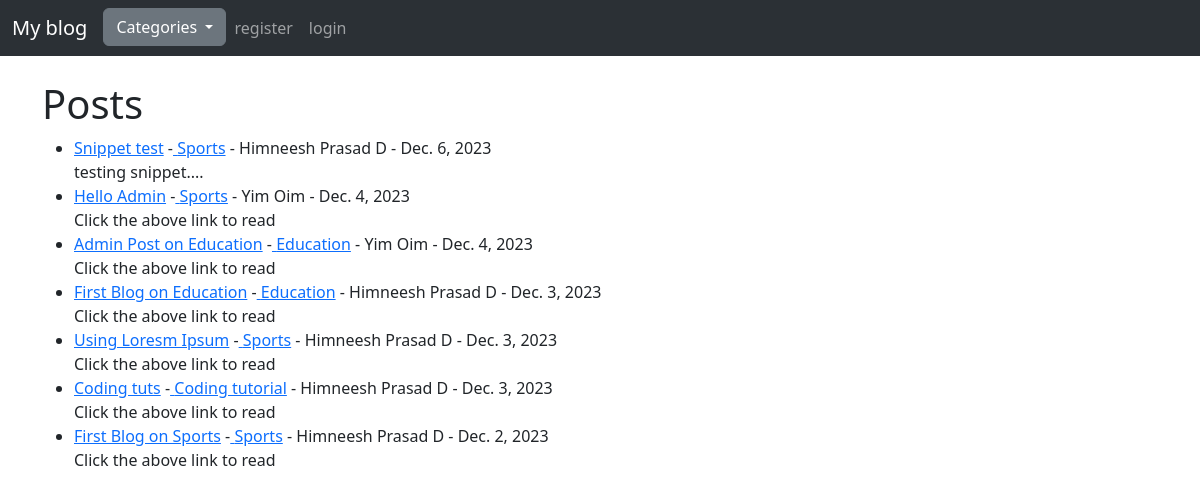
The page / on the database its author committed.
### blogapp/models.py (models this page shows, shortened)
class Post(models.Model):
    title = models.CharField(max_length=255)
    title_tag = models.CharField(max_length=255)
    author = models.ForeignKey(User, on_delete=models.CASCADE)
    body = RichTextField(blank=True, null=True)
    header_image = models.ImageField(null=True, blank=True, upload_to="images/")
    post_date = models.DateField(auto_now_add=True)
    category = models.CharField(max_length=255)
    snippet = models.CharField(max_length=255)
    likes = models.ManyToManyField(User, related_name='blog_post')

### blogapp/views.py (the view)
# urls.py: path('', views.HomeView.as_view(), name='home'),
class HomeView(ListView):
    model = Post
    template_name = 'index.html'
    ordering =['-post_date']
    def get_context_data(self, *args, **kwargs):
        cat_menu = Category.objects.all()
        context = super(HomeView, self).get_context_data(*args, **kwargs)
        context["cat_menu"] = cat_menu
        return context

### blogapp/models.py (called while the page is built)
    def __str__(self):
        return self.name

### templates/index.html (shortened to what this page needs)
{% extends "base.html" %}
{% block content %}
<h1>Posts</h1>
<ul>
    {% for post in object_list %}
    <li><a href="{% url 'article-detail' post.pk %}">{{ post.title }}</a>
       -<a href="{% url 'category' post.category %}"> {{ post.category }}</a>
      -  {{ post.author.first_name }} {{ post.author.last_name }} - {{post.post_date}}
        <br>
        {{post.snippet }}
    </li>
    {% endfor %}
</ul>
{% endblock %}

### templates/base.html (shortened to what this page needs)
<!doctype html>
<html lang="en">
  <head>
    <link href="https://cdn.jsdelivr.net/npm/bootstrap@5.3.2/dist/css/bootstrap.min.css" rel="stylesheet">
  </head>
  <body>
    <nav class="navbar navbar-expand-lg bg-body-tertiary " data-bs-theme="dark">
      <div class="container-fluid">
        <a class="navbar-brand" href="{% url 'home' %}">My blog</a>
        <div class="collapse navbar-collapse" id="navbarSupportedContent">
          <ul class="navbar-nav me-auto mb-2 mb-lg-0">
            {% if cat_menu %}
            <div class="dropdown">
              <button class="btn btn-secondary dropdown-toggle" type="button" id="dropdownMenuButton" data-toggle="dropdown" aria-haspopup="true" aria-expanded="false">
                Categories
              </button>
            </div>
            {% else %}
            <li class="nav-item">
              <a class="nav-link" href="{% url 'category-list' %}">Category</a>
            </li>
            {% endif %}
            {% if user.is_authenticated %}
              <li class="nav-item">
                <a class="nav-link" href="{% url 'add-post' %}">Add Post</a>
              </li>
              <li class="nav-item">
                <a class="nav-link" href="{% url 'add-category' %}">Add Category</a>
              </li>
            {% else %}
              <li class="nav-item">
                <a class="nav-link" href="{% url 'register' %}">register</a>
              </li>
              <li class="nav-item">
                <a class="nav-link" href="{% url 'login' %}">login</a>
              </li>
            {% endif %}
          </ul>
        </div>
      </div>
    </nav>
    <br/>
    <div class='container'>
      {% block content %}
      {% endblock %}
    </div>
  </body>
</html>

### rows shown on the page
Post: title "Snippet test", category "Sports", author.first_name "Himneesh", author.last_name "Prasad D", post_date "Dec. 6, 2023", snippet "testing snippet...."
Post: title "Hello Admin", category "Sports", author.first_name "Yim", author.last_name "Oim", post_date "Dec. 4, 2023", snippet "Click the above link to read"
Post: title "Admin Post on Education", category "Education", author.first_name "Yim", author.last_name "Oim", post_date "Dec. 4, 2023", snippet "Click the above link to read"
Post: title "First Blog on Education", category "Education", author.first_name "Himneesh", author.last_name "Prasad D", post_date "Dec. 3, 2023", snippet "Click the above link to read"
Post: title "Using Loresm Ipsum", category "Sports", author.first_name "Himneesh", author.last_name "Prasad D", post_date "Dec. 3, 2023", snippet "Click the above link to read"
Post: title "Coding tuts", category "Coding tutorial", author.first_name "Himneesh", author.last_name "Prasad D", post_date "Dec. 3, 2023", snippet "Click the above link to read"
Post: title "First Blog on Sports", category "Sports", author.first_name "Himneesh", author.last_name "Prasad D", post_date "Dec. 2, 2023", snippet "Click the above link to read"
